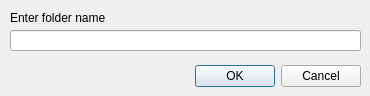
<?xml version="1.0" encoding="UTF-8"?>
<ui version="4.0">
 <class>NewFolder</class>
 <widget class="QDialog" name="NewFolder">
  <property name="geometry">
   <rect>
    <x>0</x>
    <y>0</y>
    <width>370</width>
    <height>96</height>
   </rect>
  </property>
  <property name="windowTitle">
   <string>Dialog</string>
  </property>
  <widget class="QDialogButtonBox" name="buttonBox">
   <property name="geometry">
    <rect>
     <x>20</x>
     <y>60</y>
     <width>341</width>
     <height>32</height>
    </rect>
   </property>
   <property name="orientation">
    <enum>Qt::Horizontal</enum>
   </property>
   <property name="standardButtons">
    <set>QDialogButtonBox::Cancel|QDialogButtonBox::Ok</set>
   </property>
  </widget>
  <widget class="QLineEdit" name="lineEdit">
   <property name="geometry">
    <rect>
     <x>10</x>
     <y>30</y>
     <width>351</width>
     <height>21</height>
    </rect>
   </property>
  </widget>
  <widget class="QLabel" name="label">
   <property name="geometry">
    <rect>
     <x>10</x>
     <y>10</y>
     <width>101</width>
     <height>16</height>
    </rect>
   </property>
   <property name="text">
    <string>Enter folder name</string>
   </property>
  </widget>
 </widget>
 <resources/>
 <connections>
  <connection>
   <sender>buttonBox</sender>
   <signal>accepted()</signal>
   <receiver>NewFolder</receiver>
   <slot>accept()</slot>
   <hints>
    <hint type="sourcelabel">
     <x>248</x>
     <y>254</y>
    </hint>
    <hint type="destinationlabel">
     <x>157</x>
     <y>274</y>
    </hint>
   </hints>
  </connection>
  <connection>
   <sender>buttonBox</sender>
   <signal>rejected()</signal>
   <receiver>NewFolder</receiver>
   <slot>reject()</slot>
   <hints>
    <hint type="sourcelabel">
     <x>316</x>
     <y>260</y>
    </hint>
    <hint type="destinationlabel">
     <x>286</x>
     <y>274</y>
    </hint>
   </hints>
  </connection>
 </connections>
</ui>
